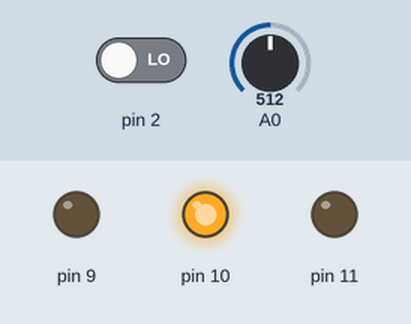
Recording of a sketch running on a simulated Arduino Uno, built with avr-gcc and run on an emulated ATmega328P. On the bench: output pins drawn as LEDs (lit = HIGH). The inputs (shaded band) are chosen by the test bench; at power-on: A0 = 512, pin 2 LOW.

Above: at 0.1 s.
At 1.2 s:
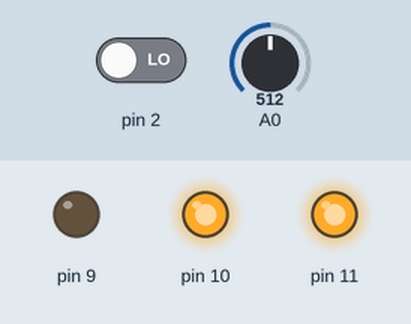
Timing chart, 0 to 0.7 s (numbered marks = the images above; inputs shaded):
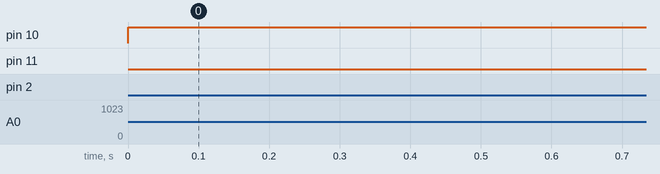

The sketch:

temperature_sensing_fan.ino
```cpp
void setup()
{
  pinMode(11, OUTPUT);
  pinMode(10, OUTPUT);
  pinMode(9, OUTPUT);
  pinMode(2,INPUT);
}

void loop()
{
  int value= analogRead(A0);
  float voltage=(value*5.0)/1023.0;
  float temp=(voltage-0.5)*100;
  if (temp>32){
  	digitalWrite(11, HIGH);
  	digitalWrite(10, HIGH);
  	digitalWrite(9, LOW);

    {if(digitalRead(2)==HIGH){
      analogWrite(11,255);
    }
    else{
      analogWrite(11,128);
    }
  }
  }

  else if(temp<28){
    digitalWrite(11, LOW);
  }

}
```
